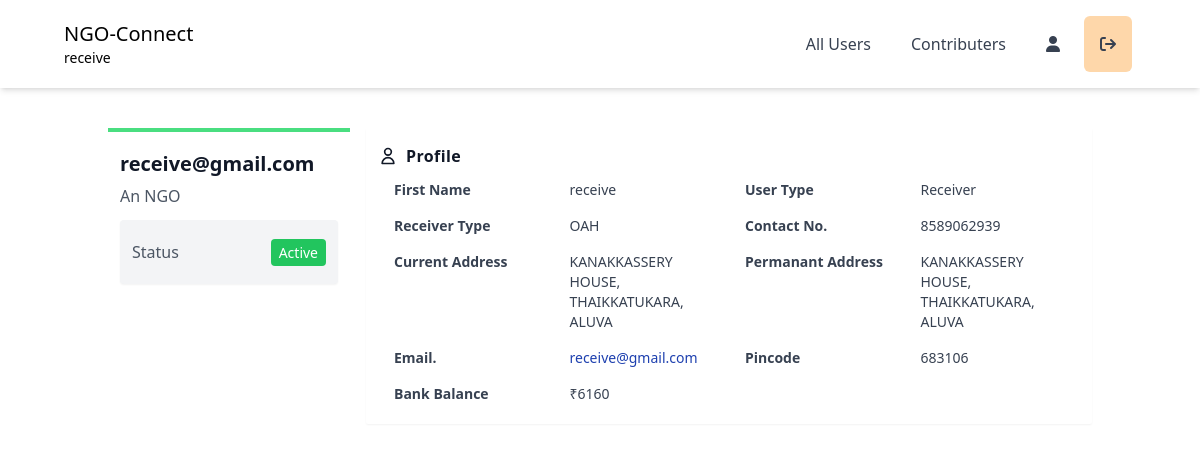
The page /reciever/reciever_profile_page (signed in) on the database as committed earlier.
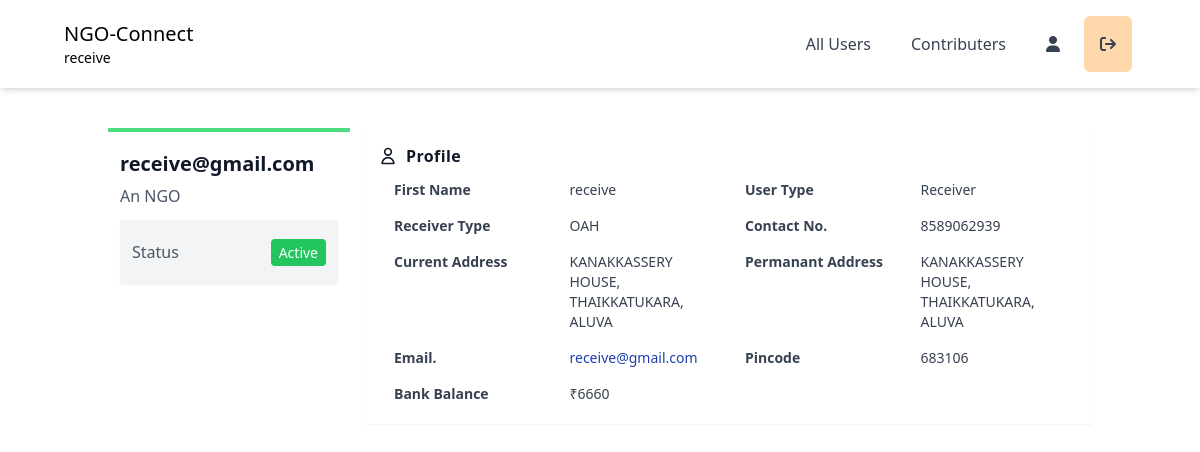
The same page on the database as committed later.
### reciever/models.py (models this page shows)
class RecieverBank(models.Model):
    user = models.OneToOneField(User, on_delete=models.CASCADE)
    current_balance = models.IntegerField(null=True)

### reciever/views.py (the view)
# urls.py: path('reciever_profile_page', views.reciever_profile_page, name="reciever_profile_page"),
def reciever_profile_page(request):
    profile = request.user
    try:
        ngouser = ngousers.objects.get(user=request.user)
    except ngousers.DoesNotExist:
        ngouser = ngousers(user=request.user)
    try:
        bank = RecieverBank.objects.get(user=request.user)
    except RecieverBank.DoesNotExist:
        bank = RecieverBank(user=request.user)
    try:
        reciever_type = ReceiverMoreDetails.objects.get(user=request.user)
    except ReceiverMoreDetails.DoesNotExist:
        reciever_type = ReceiverMoreDetails(user=request.user)
    context = {
        'user' : profile,
        'ngouser' : ngouser,
        'reciever_type' : reciever_type,
        'bank' : bank,
    }
    return render(request, 'reciever_profile_page.html', context)

### reciever/templates/reciever_profile_page.html (shortened to what the changed rows need)
<!DOCTYPE html>
<html lang="en">
<head>
    <script src="https://cdn.tailwindcss.com"></script>
    <link rel="stylesheet" href="https://cdnjs.cloudflare.com/ajax/libs/font-awesome/6.1.1/css/all.min.css" />
</head>
<body>
<section id="profile">
    <div class="container mx-auto my-5 p-5">
        <div class="md:flex no-wrap md:-mx-2 ">
            <div class="w-full md:w-3/12 md:mx-2">
                <div class="bg-white p-3 border-t-4 border-green-400">
                    <h1 class="text-gray-900 font-bold text-xl leading-8 my-1">{{ user.username }}</h1>
                </div>
            </div>
            <div class="w-full md:w-9/12 mx-2 h-64">
                <div class="bg-white p-3 shadow-sm rounded-sm">
                    <div class="text-gray-700">
                        <div class="grid md:grid-cols-2 text-sm">
                            <div class="grid grid-cols-2">
                                <div class="px-4 py-2 font-semibold">Bank Balance</div>
                                <div class="px-4 py-2">₹{{ bank.current_balance }}</div>
                            </div>
                        </div>
                    </div>
                </div>
            </div>
        </div>
    </div>
</section>
</body>
</html>

Rows that differ between the two databases and show on the page:
changed RecieverBank: current_balance "6160" → "6660"
